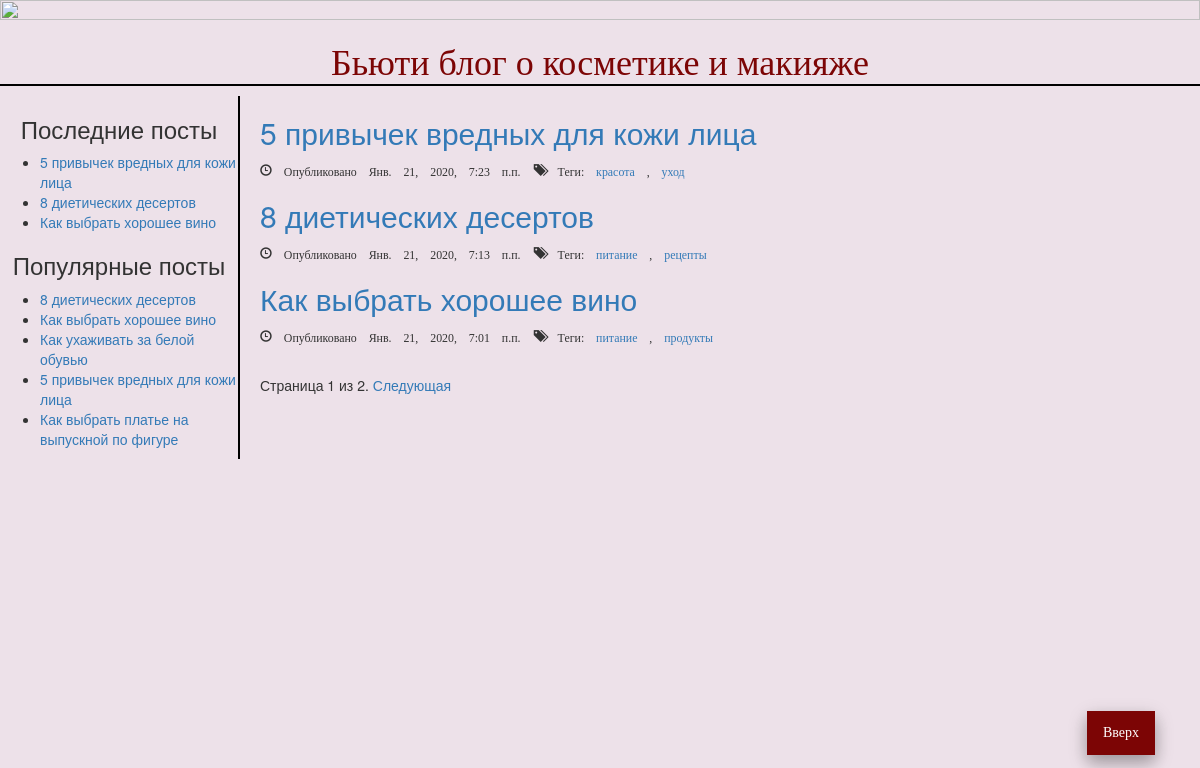
Screenshot of /blog/ with the database file from the repository.
### blog/models.py (models this page shows, shortened)
class Post(models.Model):
    STATUS_CHOICES = (
        ('draft', 'Draft'),
        ('published', 'Published'),
    )
    title = models.CharField(max_length=250) #заголовок поста
    slug = models.SlugField(max_length=250, #URL
                            unique_for_date='publish')
    author = models.ForeignKey(User, #автор поста
                               on_delete=models.CASCADE, #если удаляется пльзователь, то и его посты
                               related_name='blog_posts')
    body = tinymce_model.HTMLField() #тело поста
    publish = models.DateTimeField(default=timezone.now) #дата публикации
    created = models.DateTimeField(auto_now_add=True) #дата создания
    updated = models.DateTimeField(auto_now=True) #дата обновления
    status = models.CharField(max_length=10, #статус поста
                              choices=STATUS_CHOICES,
                              default='draft')
    objects = models.Manager()  # Менеджер по умолчанию
    published = PublishedManager()  # Собственный менеджер
    tags = TaggableManager()
    class Meta:
        ordering = ('-publish',) #сортировка постов от новых к старым
    def get_absolute_url(self):
        return reverse('blog:post_detail',
		       args=[self.publish.year,
		       self.publish.month,
		       self.publish.day,
		       self.slug])

### blog/views.py (the view)
# urls.py: path('', views.post_list, name='post_list'),
def post_list(request, tag_slug=None):
    object_list = Post.published.all()
    tag = None
    if tag_slug:
        tag = get_object_or_404(Tag, slug=tag_slug)
        object_list = object_list.filter(tags__in=[tag])
    paginator = Paginator(object_list, 3)  # 3 поста на каждой странице
    page = request.GET.get('page')
    try:
        posts = paginator.page(page)
    except PageNotAnInteger:
        posts = paginator.page(1)
    except EmptyPage:
        posts = paginator.page(paginator.num_pages)
    return render(request, 'blog/post/list.html',
                {'page': page, 'posts': posts, 'tag': tag})

### blog/models.py (called while the page is built)
    def get_queryset(self):
        return super(PublishedManager,
		     self).get_queryset().filter(status='published')

### blog/templatetags/blog_tags.py (called while the page is built)
@register.inclusion_tag('blog/post/latest_posts.html')
def show_latest_posts(count=5):
    latest_posts = Post.published.order_by('-publish')[:count]
    return {'latest_posts': latest_posts}

@register.simple_tag
def get_most_commented_posts(count=5):
    return Post.published.annotate(total_comments=Count('comments')).order_by('-total_comments')[:count]

### blog/templates/blog/post/list.html (shortened to what this page needs)
{% extends "blog/base.html" %}
{% block content %}
  {% for post in posts %}
    <h2>
      <a href="{{ post.get_absolute_url }}">
        {{ post.title }}
      </a>
    </h2>
    <small>
      <i class="glyphicon glyphicon-time">
        Опубликовано {{ post.publish }}
      </i>&nbsp;&nbsp;&nbsp;
      <i class="glyphicon glyphicon-tags">
        Теги:
        {% for tag in post.tags.all %}
          <a href="{% url 'blog:post_list_by_tag' tag.slug %}">
            {{ tag.name }}
          </a>
          {% if not forloop.last %}, {% endif %}
        {% endfor %}
      </i>&nbsp;&nbsp;&nbsp;
    </small>
  {% endfor %}
  <a href="#" title="Вернуться к началу страницы" class="topNubex">Вверх</a>
  {% include "../pagination.html" with page=posts %}
{% endblock %}

### blog/templates/blog/base.html (shortened to what this page needs)
{% load blog_tags %}
{% load static %}
<!DOCTYPE html>
<html>
<head>
	<link rel="stylesheet" href="//maxcdn.bootstrapcdn.com/bootstrap/3.2.0/css/bootstrap.min.css">
	<link rel="stylesheet" href="//maxcdn.bootstrapcdn.com/bootstrap/3.2.0/css/bootstrap-theme.min.css">
	<link rel="stylesheet" href="{% static 'css/blog.css' %}">
</head>
<body>
	<div id="title">
		<figure>
		<img src="https://sun9-65.userapi.com/c854220/v854220717/1d12ab/2UJ8FCWSQ1k.jpg">
		</figure>
 		<h1>Бьюти блог о косметике и макияже</h1>
    </div>
	<div id="content">
		{% block content %}
		{% endblock %}
    </div>
	<div id="sidebar">
		<div class="menu">
	 		<h3>Последние посты</h3></div>
			{% show_latest_posts 3 %}
			<div class="menu1"><h3>Популярные посты</h3></div>
			{% get_most_commented_posts as most_commented_posts %}
			<ul>
    			{% for post in most_commented_posts %}
        		<li>
            		<a href="{{ post.get_absolute_url }}">{{ post.title }}</a>
       			 </li>
   				{% endfor %}
			</ul>
	</div>
</body>
</html>

### blog/templates/blog/pagination.html (shortened to what this page needs)
<div class="pagination">
	<span class="step-links">
    <span class="current">
		Страница {{ page.number }} из {{ page.paginator.num_pages }}.
    </span>
		{% if page.has_next %}
		<a href="?page={{ page.next_page_number }}">Следующая</a>
		{% endif %}
	</span>
</div>

### blog/templates/blog/post/latest_posts.html
<ul>
    {% for post in latest_posts %}
        <li>
            <a href="{{ post.get_absolute_url }}">{{ post.title }}</a>
        </li>
    {% endfor %}
</ul>

### blog/static/css/blog.css (style rules this page uses)
html { background-color: #EDE1E9; }
h1 { font-family: 'Lobster', cursive; color: #7C0505; text-align: center; border-bottom: 2px solid black; background-color: #EDE1E9; }
#title { background-color: #EDE1E9; }
.menu, .menu1 { text-align: center; }
.topNubex { position: fixed; right: 45px; bottom: 45px; background-color: #7C0505; color: white; padding: 12px 16px; cursor: pointer; border: none; font-family:verdana; box-shadow: 0 8px 16px 0 rgba(0,0,0,0.2), 0 6px 20px 0 rgba(0,0,0,0.19); }
img { width: 100%; height: 10%; }
#content { background-color: #EDE1E9; float: right; overflow: hidden; width: 80%; padding: 0px 20px 0; height: 100%; }
#sidebar { background-color: #EDE1E9; float: left; width: 20%; height: 100%; border-right: 2px double black ; }

### rows the page displays
Post: title "5 привычек вредных для кожи лица", publish "Янв. 21, 2020, 7:23 п.п."
Tag: name "красота"
Tag: name "уход"
Post: title "8 диетических десертов", publish "Янв. 21, 2020, 7:13 п.п."
Tag: name "питание"
Tag: name "рецепты"
Post: title "Как выбрать хорошее вино", publish "Янв. 21, 2020, 7:01 п.п."
Tag: name "продукты"
Post: title "Как ухаживать за белой обувью"
Post: title "Как выбрать платье на выпускной по фигуре"

### other values shown
{{ page.number }} "1"
{{ page.paginator.num_pages }} "2"
